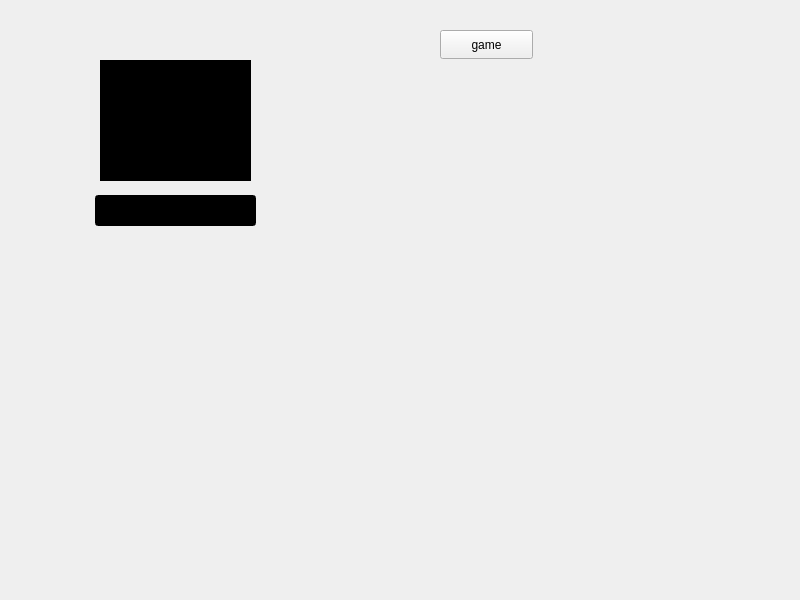
<?xml version="1.0" encoding="UTF-8"?>
<ui version="4.0">
 <class>PersonalWindow</class>
 <widget class="QMainWindow" name="PersonalWindow">
  <property name="geometry">
   <rect>
    <x>0</x>
    <y>0</y>
    <width>800</width>
    <height>600</height>
   </rect>
  </property>
  <property name="windowTitle">
   <string>MainWindow</string>
  </property>
  <widget class="QWidget" name="centralwidget">
   <widget class="QLabel" name="background">
    <property name="enabled">
     <bool>true</bool>
    </property>
    <property name="geometry">
     <rect>
      <x>0</x>
      <y>0</y>
      <width>1280</width>
      <height>700</height>
     </rect>
    </property>
    <property name="sizePolicy">
     <sizepolicy hsizetype="Ignored" vsizetype="Ignored">
      <horstretch>0</horstretch>
      <verstretch>0</verstretch>
     </sizepolicy>
    </property>
    <property name="text">
     <string/>
    </property>
    <property name="pixmap">
     <pixmap resource="Images.qrc">:/new/image/jpgtopngconverter-com.jpg</pixmap>
    </property>
    <property name="scaledContents">
     <bool>true</bool>
    </property>
   </widget>
   <widget class="QLabel" name="label_2">
    <property name="geometry">
     <rect>
      <x>840</x>
      <y>500</y>
      <width>191</width>
      <height>151</height>
     </rect>
    </property>
    <property name="text">
     <string/>
    </property>
    <property name="pixmap">
     <pixmap resource="Images.qrc">:/new/image/Building_32-market-store.png</pixmap>
    </property>
    <property name="scaledContents">
     <bool>true</bool>
    </property>
   </widget>
   <widget class="QLabel" name="label_3">
    <property name="geometry">
     <rect>
      <x>850</x>
      <y>580</y>
      <width>81</width>
      <height>20</height>
     </rect>
    </property>
    <property name="font">
     <font>
      <pointsize>12</pointsize>
      <bold>true</bold>
     </font>
    </property>
    <property name="text">
     <string>Store</string>
    </property>
   </widget>
   <widget class="QPushButton" name="backButton">
    <property name="geometry">
     <rect>
      <x>10</x>
      <y>10</y>
      <width>61</width>
      <height>51</height>
     </rect>
    </property>
    <property name="toolTip">
     <string>back</string>
    </property>
    <property name="text">
     <string/>
    </property>
    <property name="flat">
     <bool>true</bool>
    </property>
   </widget>
   <widget class="QPushButton" name="storeButton">
    <property name="geometry">
     <rect>
      <x>810</x>
      <y>490</y>
      <width>230</width>
      <height>170</height>
     </rect>
    </property>
    <property name="text">
     <string/>
    </property>
    <property name="flat">
     <bool>true</bool>
    </property>
   </widget>
   <widget class="QLabel" name="label">
    <property name="geometry">
     <rect>
      <x>1070</x>
      <y>500</y>
      <width>200</width>
      <height>160</height>
     </rect>
    </property>
    <property name="text">
     <string/>
    </property>
    <property name="pixmap">
     <pixmap resource="Images.qrc">:/new/image/pngwing.com (36).png</pixmap>
    </property>
    <property name="scaledContents">
     <bool>true</bool>
    </property>
   </widget>
   <widget class="QLabel" name="label_4">
    <property name="geometry">
     <rect>
      <x>1050</x>
      <y>550</y>
      <width>81</width>
      <height>31</height>
     </rect>
    </property>
    <property name="font">
     <font>
      <pointsize>13</pointsize>
      <bold>true</bold>
     </font>
    </property>
    <property name="text">
     <string>History</string>
    </property>
   </widget>
   <widget class="QPushButton" name="historyButton">
    <property name="geometry">
     <rect>
      <x>1048</x>
      <y>490</y>
      <width>230</width>
      <height>170</height>
     </rect>
    </property>
    <property name="text">
     <string/>
    </property>
    <property name="flat">
     <bool>true</bool>
    </property>
   </widget>
   <widget class="QLabel" name="playImageLabel">
    <property name="geometry">
     <rect>
      <x>990</x>
      <y>365</y>
      <width>90</width>
      <height>97</height>
     </rect>
    </property>
    <property name="text">
     <string/>
    </property>
    <property name="pixmap">
     <pixmap resource="Images.qrc">:/new/image/pngwing.com (4).png</pixmap>
    </property>
    <property name="scaledContents">
     <bool>true</bool>
    </property>
   </widget>
   <widget class="QLabel" name="playTextLabel">
    <property name="geometry">
     <rect>
      <x>1080</x>
      <y>400</y>
      <width>70</width>
      <height>30</height>
     </rect>
    </property>
    <property name="font">
     <font>
      <pointsize>13</pointsize>
      <bold>true</bold>
     </font>
    </property>
    <property name="text">
     <string>Play</string>
    </property>
   </widget>
   <widget class="QPushButton" name="playButton">
    <property name="geometry">
     <rect>
      <x>970</x>
      <y>350</y>
      <width>180</width>
      <height>130</height>
     </rect>
    </property>
    <property name="text">
     <string/>
    </property>
    <property name="flat">
     <bool>true</bool>
    </property>
   </widget>
   <widget class="QLabel" name="profileImageLabel">
    <property name="geometry">
     <rect>
      <x>100</x>
      <y>60</y>
      <width>151</width>
      <height>121</height>
     </rect>
    </property>
    <property name="styleSheet">
     <string notr="true">
background-color: rgb(0, 0, 0);</string>
    </property>
    <property name="text">
     <string/>
    </property>
    <property name="pixmap">
     <pixmap resource="Images.qrc">:/new/image/Portrait_02-prince.png</pixmap>
    </property>
    <property name="scaledContents">
     <bool>true</bool>
    </property>
   </widget>
   <widget class="QLineEdit" name="nameLineEdit">
    <property name="enabled">
     <bool>false</bool>
    </property>
    <property name="geometry">
     <rect>
      <x>95</x>
      <y>195</y>
      <width>161</width>
      <height>31</height>
     </rect>
    </property>
    <property name="font">
     <font>
      <pointsize>12</pointsize>
      <bold>true</bold>
     </font>
    </property>
    <property name="styleSheet">
     <string notr="true">background-color: rgb(0, 0, 0);
color: rgb(0, 170, 255);
</string>
    </property>
    <property name="text">
     <string/>
    </property>
   </widget>
   <widget class="QPushButton" name="editProfileButton">
    <property name="geometry">
     <rect>
      <x>250</x>
      <y>140</y>
      <width>41</width>
      <height>41</height>
     </rect>
    </property>
    <property name="toolTip">
     <string>Click me to edit your profile</string>
    </property>
    <property name="text">
     <string/>
    </property>
    <property name="flat">
     <bool>true</bool>
    </property>
   </widget>
   <widget class="QLabel" name="label_5">
    <property name="geometry">
     <rect>
      <x>330</x>
      <y>440</y>
      <width>451</width>
      <height>261</height>
     </rect>
    </property>
    <property name="text">
     <string/>
    </property>
    <property name="pixmap">
     <pixmap resource="Images.qrc">:/new/image/pngwing.com.png</pixmap>
    </property>
    <property name="scaledContents">
     <bool>true</bool>
    </property>
   </widget>
   <widget class="QLabel" name="label_6">
    <property name="geometry">
     <rect>
      <x>720</x>
      <y>410</y>
      <width>171</width>
      <height>131</height>
     </rect>
    </property>
    <property name="text">
     <string/>
    </property>
    <property name="pixmap">
     <pixmap resource="Images.qrc">:/new/image/pngwing.com (8).png</pixmap>
    </property>
    <property name="scaledContents">
     <bool>true</bool>
    </property>
   </widget>
   <widget class="QLabel" name="label_7">
    <property name="geometry">
     <rect>
      <x>95</x>
      <y>240</y>
      <width>31</width>
      <height>31</height>
     </rect>
    </property>
    <property name="toolTip">
     <string>Your Cups</string>
    </property>
    <property name="text">
     <string/>
    </property>
    <property name="pixmap">
     <pixmap resource="Images.qrc">:/new/image/pngwing.com (1).png</pixmap>
    </property>
    <property name="scaledContents">
     <bool>true</bool>
    </property>
   </widget>
   <widget class="QLabel" name="cupNumberLabel">
    <property name="geometry">
     <rect>
      <x>125</x>
      <y>255</y>
      <width>50</width>
      <height>21</height>
     </rect>
    </property>
    <property name="font">
     <font>
      <pointsize>9</pointsize>
      <bold>true</bold>
     </font>
    </property>
    <property name="styleSheet">
     <string notr="true">color: rgb(155, 155, 0);</string>
    </property>
    <property name="text">
     <string/>
    </property>
   </widget>
   <widget class="QLabel" name="label_9">
    <property name="geometry">
     <rect>
      <x>175</x>
      <y>240</y>
      <width>41</width>
      <height>31</height>
     </rect>
    </property>
    <property name="toolTip">
     <string>Your Coins</string>
    </property>
    <property name="text">
     <string/>
    </property>
    <property name="pixmap">
     <pixmap resource="Images.qrc">:/new/image/pngwing.com (13).png</pixmap>
    </property>
    <property name="scaledContents">
     <bool>true</bool>
    </property>
   </widget>
   <widget class="QLabel" name="coinNumberLabel">
    <property name="geometry">
     <rect>
      <x>215</x>
      <y>255</y>
      <width>50</width>
      <height>20</height>
     </rect>
    </property>
    <property name="font">
     <font>
      <bold>true</bold>
     </font>
    </property>
    <property name="styleSheet">
     <string notr="true">color: rgb(155, 155, 0);</string>
    </property>
    <property name="text">
     <string/>
    </property>
   </widget>
   <widget class="QPushButton" name="pushButton">
    <property name="geometry">
     <rect>
      <x>440</x>
      <y>30</y>
      <width>93</width>
      <height>29</height>
     </rect>
    </property>
    <property name="text">
     <string>game</string>
    </property>
   </widget>
  </widget>
 </widget>
 <resources>
  <include location="Images.qrc"/>
 </resources>
 <connections/>
</ui>
